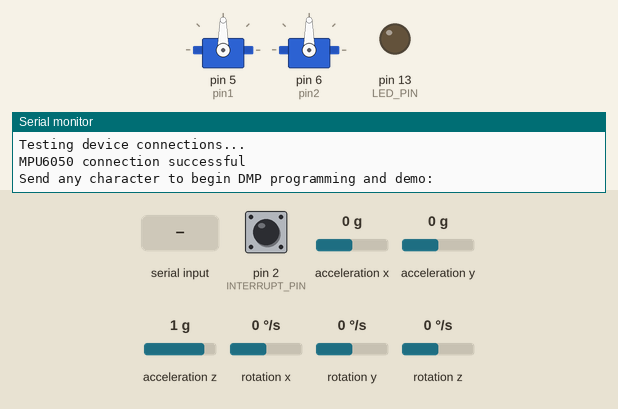
Simulated run of this sketch. Board: Arduino Uno, built with avr-gcc and run on an emulated ATmega328P. Parts: 2 × servo, output pins drawn as LEDs (lit = HIGH), the last lines printed to the serial monitor. The inputs (shaded band) are chosen by the test bench; at power-on: acceleration x 0 g, acceleration z 1 g, rotation z 0 °/s, acceleration y 0 g, pin 2 (INTERRUPT_PIN) LOW, rotation x 0 °/s, rotation y 0 °/s. The sensor or clock chip raises its interrupt line as the real part does.

Above: at 0.9 s.
1.0 s: "1\n" received over Serial
At 2.0 s:
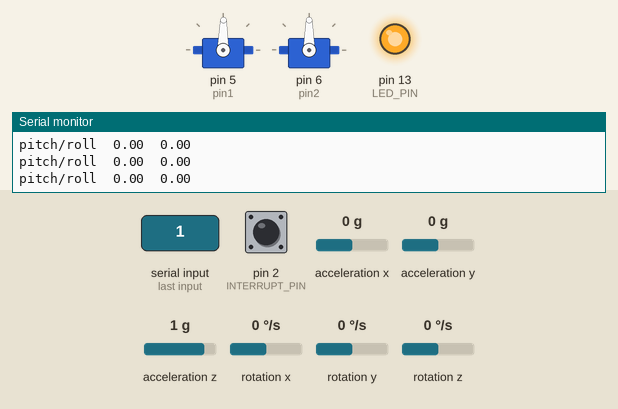
3.0 s: acceleration x set to -1.4 g
At 3.4 s:
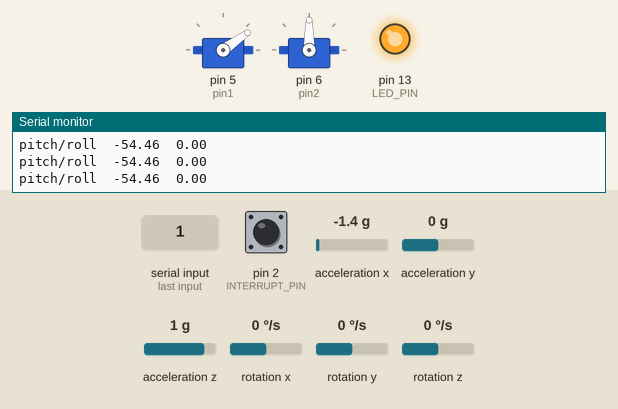
4.5 s: acceleration z set to -1.4 g
At 5.7 s:
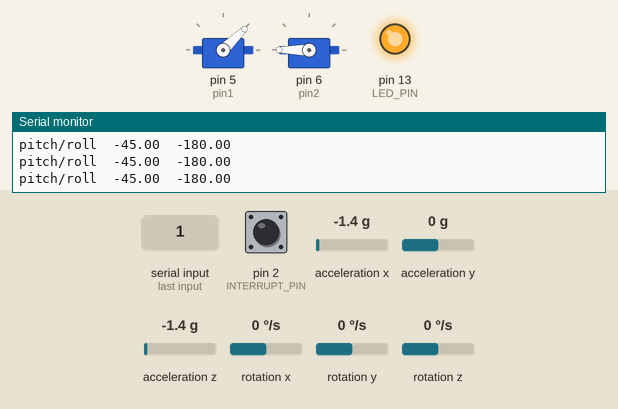
6.0 s: rotation z set to -100 °/s
9.0 s: acceleration x set to 0 g
10.5 s: acceleration y set to 0.2 g
At 11.8 s:
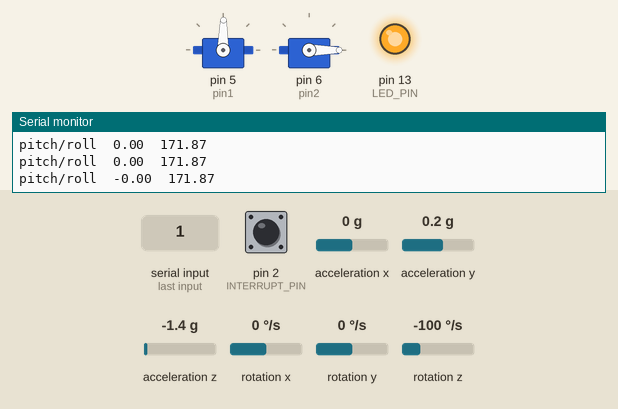
Timing chart, 0 to 13.0 s (numbered marks = the images above; inputs shaded):
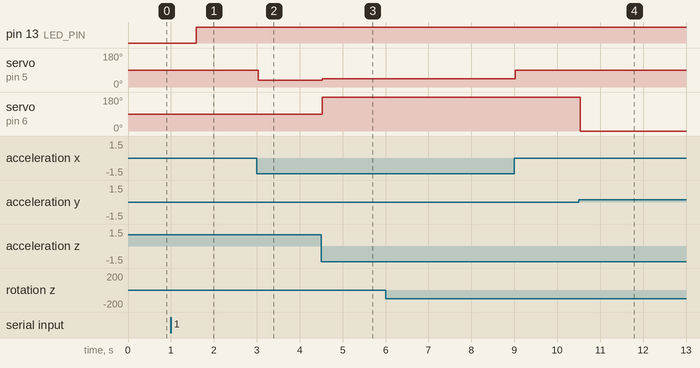

Measured:
- the behaviour switches between 0 and 0.1 g on acceleration y (found by bisection; images 3 and 4)
- after the input at 1.0 s, pin 13 (LED_PIN): LOW → HIGH after 0.59 s; servo on pin 5 (pin1): 90° → 89° after 0.59 s
- after the input at 3.0 s, servo on pin 5 (pin1): 89° → 35° at once
- after the input at 4.5 s, servo on pin 5 (pin1): 35° → 44° at once; servo on pin 6 (pin2): 90° → 180° at once
- after the input at 10.5 s, servo on pin 6 (pin2): 180° → 0° at once

The sketch:

maincode.ino
```cpp
// importing the 2 downloaded libraries and the servo library
#include "I2Cdev.h"
#include "MPU6050_6Axis_MotionApps20.h"
#include<Servo.h>


// Arduino Wire library is required for  I2Cdev I2CDEV_ARDUINO_WIRE implementation
#if I2CDEV_IMPLEMENTATION == I2CDEV_ARDUINO_WIRE
    #include "Wire.h"
#endif

// making MPU6050 object
MPU6050 mpu;

// making 2 servo objects for roll and pitch
Servo servoX;
Servo servoY;

//initializing servo connection pins
int pin1 = 5;
int pin2 = 6;

//gives the yaw/pitch/roll values in degrees and maps the angles in degrees to give to the servos
#define OUTPUT_READABLE_YAWPITCHROLL

//used for processing IDE
//#define OUTPUT_TEAPOT


//defining pins
#define INTERRUPT_PIN 2
#define LED_PIN 13
bool blinkState = true;


// orientation/motion vars
Quaternion q;           // [w, x, y, z]         quaternion container
VectorFloat gravity;    // [x, y, z]            gravity vector
float ypr[3];           // [yaw, pitch, roll]   yaw/pitch/roll container and gravity vector

// packet structure for InvenSense teapot demo
uint8_t teapotPacket[14] = { '$', 0x02, 0,0, 0,0, 0,0, 0,0, 0x00, 0x00, '\r', '\n' };


// indicates whether MPU interrupt pin has gone high
volatile bool mpuInterrupt = false;
void dmpDataReady() {
    mpuInterrupt = true;
}

// MPU control/status vars
bool dmpReady = false;  // set true if DMP init was successful
uint8_t mpuIntStatus;   // holds actual interrupt status byte from MPU
uint8_t devStatus;      // return status after each device operation (0 = success, !0 = error)
uint16_t packetSize;    // expected DMP packet size (default is 42 bytes)
uint16_t fifoCount;     // count of all bytes currently in FIFO
uint8_t fifoBuffer[64]; // FIFO storage buffer


void setup() {
    //attaching servo pins
    servoX.attach(pin1);
    servoY.attach(pin2);

    // join I2C bus (I2Cdev library doesn't do this automatically)
    #if I2CDEV_IMPLEMENTATION == I2CDEV_ARDUINO_WIRE
        Wire.begin();
        Wire.setClock(400000); // 400kHz I2C clock
    #elif I2CDEV_IMPLEMENTATION == I2CDEV_BUILTIN_FASTWIRE
        Fastwire::setup(400, true);
    #endif

    // initialize serial communication
    Serial.begin(9600);
    while (!Serial);
    // initialize device
    Serial.println(F("Initializing I2C devices..."));
    mpu.initialize();

    // verify connection
    pinMode(INTERRUPT_PIN, INPUT);
    Serial.println(F("Testing device connections..."));
    Serial.println(mpu.testConnection() ? F("MPU6050 connection successful") : F("MPU6050 connection failed"));

    // wait for ready
    Serial.println(F("\nSend any character to begin DMP programming and demo: "));
    while (Serial.available() && Serial.read()); // empty buffer
    while (!Serial.available());                 // wait for data
    while (Serial.available() && Serial.read()); // empty buffer again

    // load and configure the DMP
    Serial.println(F("Initializing DMP..."));
    devStatus = mpu.dmpInitialize();

    //gyro offsets
    mpu.setXGyroOffset(220);
    mpu.setYGyroOffset(76);
    mpu.setZGyroOffset(-85);
    mpu.setZAccelOffset(1788);

    //if connection is successful
    if (devStatus == 0) {

        Serial.println(F("Enabling DMP..."));
        mpu.setDMPEnabled(true);


        Serial.println(F("Enabling interrupt detection (Arduino external interrupt 0)..."));
        attachInterrupt(digitalPinToInterrupt(INTERRUPT_PIN), dmpDataReady, RISING);
        mpuIntStatus = mpu.getIntStatus();


        Serial.println(F("DMP ready! Waiting for first interrupt..."));
        dmpReady = true;


        packetSize = mpu.dmpGetFIFOPacketSize();


        // ERROR! if connection is unsuccessful
    } else {

        Serial.print(F("DMP Initialization failed (code "));
        Serial.print(devStatus);
        Serial.println(F(")"));
    }

    //configure led for output
    pinMode(LED_PIN, OUTPUT);
}


// main loop
void loop() {
    // if programming failed, do nothing

    if (!dmpReady) return;


    while (!mpuInterrupt && fifoCount < packetSize) {

    }

    //reset interrupt flag
    mpuInterrupt = false;
    mpuIntStatus = mpu.getIntStatus();

     // get current FIFO count
    fifoCount = mpu.getFIFOCount();

    // check for overflow
    if ((mpuIntStatus & 0x10) || fifoCount == 1024) {

        mpu.resetFIFO();
        Serial.println(F("FIFO overflow!"));


    } else if (mpuIntStatus & 0x02) {

        while (fifoCount < packetSize) fifoCount = mpu.getFIFOCount();


        mpu.getFIFOBytes(fifoBuffer, packetSize);
        fifoCount -= packetSize;


        #ifdef OUTPUT_READABLE_YAWPITCHROLL
            // display Euler angles in degrees and give input to servo motors
            mpu.dmpGetQuaternion(&q, fifoBuffer);
            mpu.dmpGetGravity(&gravity, &q);
            mpu.dmpGetYawPitchRoll(ypr, &q, &gravity);
            float pitch = ypr[1] * 180/M_PI;
            float roll = ypr[2] * 180/M_PI;
            Serial.print("pitch/roll\t");
            Serial.print(pitch);
            Serial.print("\t");
            Serial.println(roll);
            pitch = map(pitch, -90, 90, 0, 179);
            roll = map(roll, -90, 90, 179, 0);
            servoX.write(pitch);
            servoY.write(roll);
        #endif


        #ifdef OUTPUT_TEAPOT
            // display quaternion values in InvenSense Teapot demo format:
            teapotPacket[2] = fifoBuffer[0];
            teapotPacket[3] = fifoBuffer[1];
            teapotPacket[4] = fifoBuffer[4];
            teapotPacket[5] = fifoBuffer[5];
            teapotPacket[6] = fifoBuffer[8];
            teapotPacket[7] = fifoBuffer[9];
            teapotPacket[8] = fifoBuffer[12];
            teapotPacket[9] = fifoBuffer[13];
            Serial.write(teapotPacket, 14);
            teapotPacket[11]++; // packetCount, loops at 0xFF on purpose
        #endif


        digitalWrite(LED_PIN, blinkState);
    }
}
```
